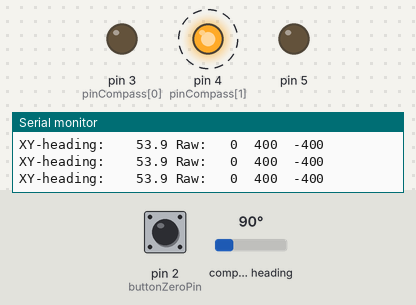
A sketch run on a simulated Arduino Mega 2560, built with avr-gcc and run on an emulated ATmega2560. Parts: output pins drawn as LEDs (lit = HIGH), the last lines printed to the serial monitor. Wiring (inferred from the names in the program): HMC5883L compass at I2C address 0x1E. Dashed ring = blinking. The inputs (shaded band) are chosen by the test bench; at power-on: pin 2 (buttonZeroPin) LOW, compass heading 90°.

Above: at 1.2 s.
1.3 s: pin 2 (buttonZeroPin) pulled HIGH for 0.15 s
At 1.54 s:
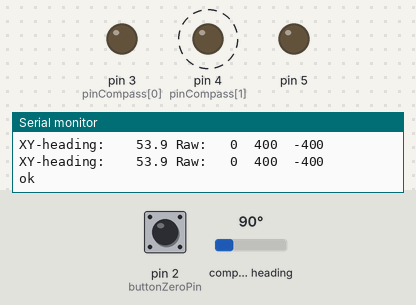
10.3 s: pin 2 (buttonZeroPin) pulsed HIGH 5 times (0.12 s each, 0.3 s apart)
At 10.55 s:
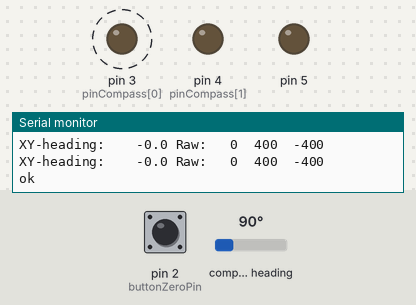
14.8 s: pin 2 (buttonZeroPin) pulsed HIGH 5 times (0.12 s each, 0.3 s apart)
At 17.34 s:
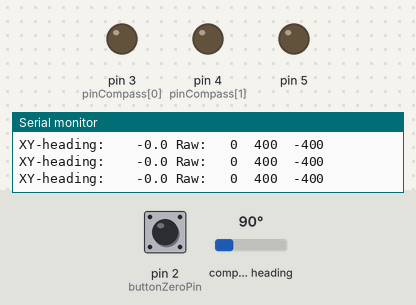
Timing chart, 0 to 20.3 s (numbered marks = the images above; inputs shaded):
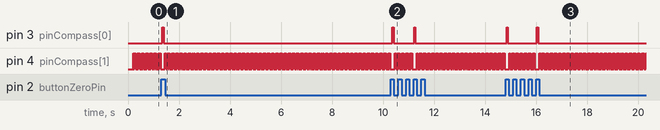

The sketch:

demo_compass_telemeter.ino
```cpp
/**
 * Demo for using the AC_HMC5883L library to calibrate the magneto-meter.
 * Code by Arthur Chargueraud.
 * This code is GNU GPL v3.
 *
 * The demo begins with a calibration phase during which the sensor
 * should be rotated in all directions for 15 seconds.
 * During this phase, raw values and their extrema are reported.
 * Then the calibration settings are printed out.
 * Then, calibrated values are reported out, both as raw and as Gauss values.
 *
 */

#include <AC_HMC5883L.h>
#include <AC_UT390B.h>
#include <AC_Button.h>
const int buttonZeroPin = 2;


int pinCompass[2] = { 3, 4 };

AC_Button buttonZero(buttonZeroPin);
AC_UT390B telemeter(&Serial1);
AC_HMC5883L magneto[2];

float angleOffset[2] = { 0., 0.};

float getRotAngleRaw(int i) {
  digitalWrite(pinCompass[i], HIGH);
  delay(50);
  magneto[i].update();
  digitalWrite(pinCompass[i], LOW);
  delay(50);
  Vector v = magneto[i].getVector();
  float a = v.phi();
  /*if (a > M_PI)
    a = a - 2*M_PI; */
  return a;
}

void rotZero() {
  Serial.println("ok");
  for (int i = 0; i < 2; i++) {
    angleOffset[i] = - getRotAngleRaw(i);
  }
}

float getRotAngle(int i) {
  float a = getRotAngleRaw(i) + angleOffset[i];
  a = fmod(a + 6 * M_PI, 2 * M_PI);
  if (a > M_PI)
    a -= 2 * M_PI;
  return a;
}


void setup()
{
  // TODO --TEMPORARY, due to the current wiring of the device
  {
    pinMode(3, OUTPUT);
    pinMode(4, OUTPUT);
    pinMode(5, OUTPUT);
    digitalWrite(3, LOW);
    digitalWrite(4, LOW);
    digitalWrite(5, LOW);
  }

  Serial.begin(9600);
  Serial.println("Starting up");

  telemeter.begin();
  telemeter.setOffset(-0.05);
  telemeter.setLaserVisible(true);
  Serial.println("Laser on");

  buttonZero.begin();
  buttonZero.onUp(rotZero);

  magneto[0].begin();
  magneto[0].setGainMode(AC_HMC5883L::GAIN_0_8);
  /* #4
  magneto[0].setOffset(-132.500, 291.500, 452.000);
  magneto[0].setScale( -1.000, 0.869, 9.271);
  */
  /*
  // #3
  magneto[0].setOffset(132.500, 233.500, -91.000);
  magneto[0].setScale(1.000,   0.910,   1.095);
  */
  // #3 hori
  magneto[0].setOffset(256.500, 451.000, 589.500);
  magneto[0].setScale(- 1.000,   0.791,   4.248);


  // #5
  magneto[1].begin();
  magneto[1].setGainMode(AC_HMC5883L::GAIN_2_5);
  magneto[1].setOffset(-346.000,  69.500,  13.000);
  magneto[1].setScale(- 1.000,   1.009,   5.220);

  Serial.println("begin");
}

void displayFloat(float value, int nbChars, int precision) {
  // using: void dtostrf(float value, int nbChars, int precision, char* target)
  const int nbDigits = 10; // >= nbChars
  char buffer[nbDigits];
  dtostrf(value, nbChars, precision, buffer);
  Serial.print(buffer);
}

long dateLastShow = 0;

void loop()
{
  buttonZero.poll();

  if (millis() - dateLastShow > 200) {
    if (true) {
      int id = 1;
      digitalWrite(pinCompass[id], HIGH);
      delay(20);
      Vector v = magneto[id].measureRawVector();
      digitalWrite(pinCompass[id], LOW);
      delay(20);
      Serial.print("XY-heading: ");
      float d = getRotAngle(id) * RAD_TO_DEG;
      displayFloat(d, 7, 1);
      Serial.print(" Raw: ");
      Serial.print("\t");
      Serial.print((int) v.x);
      Serial.print("\t");
      Serial.print((int) v.y);
      Serial.print("\t");
      Serial.print((int) v.z);
      Serial.println("");

    } else {
      dateLastShow = millis();
      Serial.print("XY-heading; Compass");
      float d0 = getRotAngle(0) * RAD_TO_DEG;
      float d1 = getRotAngle(1) * RAD_TO_DEG;
      displayFloat(d0, 7, 1);
      Serial.print("\tMagnet:");
      displayFloat(d1, 7, 1);
      Serial.print("\tDiff:");
      displayFloat(abs(d1-d0), 7, 1);
      Serial.println("");
    }
  }

  delay(20);
}
```

Measured:
- after the input at 1.3 s, pin 3 (pinCompass[0]): LOW → HIGH after 0.05 s, → LOW 0.05 s later
- after the input at 10.3 s, pin 3 (pinCompass[0]): alternates HIGH for 0.05 s and LOW for 0.80 s, 4 changes in all, then stays LOW, starting after 0.05 s
- after the input at 14.8 s, pin 3 (pinCompass[0]): alternates HIGH for 0.05 s and LOW for 1.1 s, 4 changes in all, then stays LOW, starting at once
- by itself, pin 4 (pinCompass[1]): alternates HIGH for 0.05 s and LOW for 0.04 s
